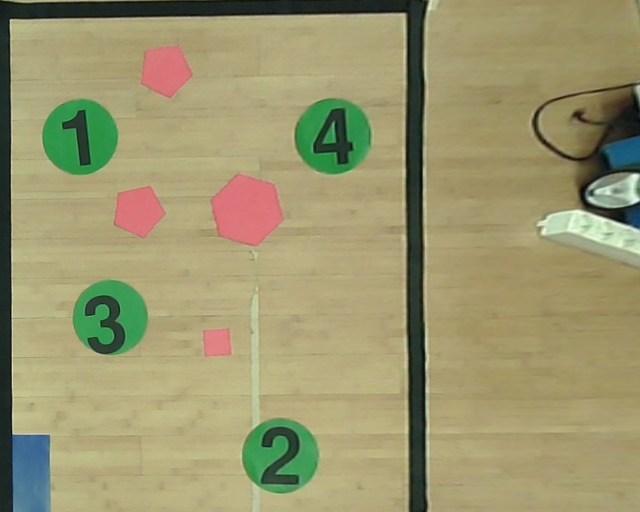
//> input picture 03_inverse_perspective_mapping/img11.jpg, 1280 x 1024 px (shown at 1/2 size)
$ ./part122 03_inverse_perspective_mapping/img11.jpg   (built with g++ and OpenCV 4)
//> lines starting //> are read from the running program, lines starting //| are printed output that depends on the picture; after the words box and inside, x2 and y2 are one past the last pixel; in counts of white or black regions, pixels touching at a corner belong together
// ipm.cpp:
// Find the perspective mapping transformation from the ground floor to the
// camera, and store all the parameters to a file

#include <opencv2/core.hpp>
#include <opencv2/videoio.hpp>
#include <opencv2/highgui.hpp>
#include <opencv2/opencv.hpp>
#include <iostream>
#include <vector>
#include <atomic>
#include <unistd.h>

#include <tesseract/baseapi.h>
#include <leptonica/allheaders.h>
#include <tesseract/baseapi.h>
#include <leptonica/allheaders.h>

using namespace cv;
using namespace std;

const double MIN_AREA_SIZE = 100;
static const int W_0      = 300;
static const int H_0      = 0;
static const int OFFSET_W = 10;
static const int OFFSET_H = 100;

void loadCoefficients(const std::string& filename,
                      cv::Mat& camera_matrix,
                      cv::Mat& dist_coeffs)
{
  cv::FileStorage fs( filename, cv::FileStorage::READ );
  if (!fs.isOpened())
  {
    throw std::runtime_error("Could not open file " + filename);
  }
  fs["camera_matrix"] >> camera_matrix;
  fs["distortion_coefficients"] >> dist_coeffs;
  fs.release();
}

Mat findTransform(const cv::Mat& calib_image,
                  const cv::Mat& camera_matrix,
                  const cv::Mat& rectangular_points,
                  const cv::Mat& dist_coeffs,
                  double& pixel_scale)
{
  cv::Mat corner_pixels = rectangular_points.clone(); //pickNPoints(4, calib_image);
  cv::Mat dst_pixels(2,2,CV_32F);

  dst_pixels.at<float>(0, 0) = 0;
  dst_pixels.at<float>(0, 1) = 0;

  dst_pixels.at<float>(1, 0) = calib_image.cols;
  dst_pixels.at<float>(1, 1) = calib_image.rows;


  //scale transform point accordingly
  float origin_x = dst_pixels.at<float>(0, 0),
        origin_y = dst_pixels.at<float>(0, 1);

  float delta_x = dst_pixels.at<float>(1, 0)-dst_pixels.at<float>(0, 0);
  float delta_y = dst_pixels.at<float>(1, 1)-dst_pixels.at<float>(0, 1);

  float delta_x_mm = 1000;
  float delta_y_mm = 1500;

  float scale_x = delta_x/delta_x_mm;
  float scale_y = delta_y/delta_y_mm;
  float scale = std::min(scale_x, scale_y);

  pixel_scale = 1./scale;
  delta_x = scale*delta_x_mm;
  delta_y = scale*delta_y_mm;

  cv::Mat transf_pixels = (cv::Mat_<float>(4,2) << origin_x, origin_y,
                                                   origin_x+delta_x, origin_y,
                                                   origin_x+delta_x, origin_y+delta_y,
                                                   origin_x, origin_y+delta_y);

  cv::Mat transf = cv::getPerspectiveTransform(corner_pixels, transf_pixels);
  cv::Mat unwarped_frame, concat;
  warpPerspective(calib_image, unwarped_frame, transf, calib_image.size());
  // [4 lines of commented-out code are left out]
  waitKey(0);
  return transf;
}

Mat find_unwarped_img(const cv::Mat& calib_image,
                  const cv::Mat& camera_matrix,
                  const cv::Mat& rectangular_points,
                  const cv::Mat& dist_coeffs,
                  double& pixel_scale)
{
  cv::Mat corner_pixels = rectangular_points.clone(); //pickNPoints(4, calib_image);
  cv::Mat dst_pixels(2,2,CV_32F);

  dst_pixels.at<float>(0, 0) = 0;
  dst_pixels.at<float>(0, 1) = 0;

  dst_pixels.at<float>(1, 0) = calib_image.cols;
  dst_pixels.at<float>(1, 1) = calib_image.rows;


  //scale transform point accordingly
  float origin_x = dst_pixels.at<float>(0, 0),
        origin_y = dst_pixels.at<float>(0, 1);

  float delta_x = dst_pixels.at<float>(1, 0)-dst_pixels.at<float>(0, 0);
  float delta_y = dst_pixels.at<float>(1, 1)-dst_pixels.at<float>(0, 1);

  float delta_x_mm = 1000;
  float delta_y_mm = 1500;

  float scale_x = delta_x/delta_x_mm;
  float scale_y = delta_y/delta_y_mm;//
  float scale = std::min(scale_x, scale_y);

  pixel_scale = 1./scale;
  delta_x = scale*delta_x_mm;
  delta_y = scale*delta_y_mm;

  cv::Mat transf_pixels = (cv::Mat_<float>(4,2) << origin_x, origin_y,
                                                   origin_x+delta_x, origin_y,
                                                   origin_x+delta_x, origin_y+delta_y,
                                                   origin_x, origin_y+delta_y);

  cv::Mat transf = cv::getPerspectiveTransform(corner_pixels, transf_pixels);
  cv::Mat unwarped_frame, concat;
  warpPerspective(calib_image, unwarped_frame, transf, calib_image.size());
  //cv::hconcat(calib_image, unwarped_frame, concat);
  namedWindow( "Unwarping", WINDOW_NORMAL ); // Create a window for display.

  imshow("Unwarping", unwarped_frame);
  waitKey(0);
  //imwrite("img1.jpg",unwarped_frame);
  return unwarped_frame;

  //return transf;
}

// Store all the parameters to a file, for a later use, using the FileStorage
// class methods
void storeAllParameters(const std::string& filename,
                        const cv::Mat& camera_matrix,
                        const cv::Mat& dist_coeffs,
                        double pixel_scale,
                        const Mat& persp_transf)
{
  cv::FileStorage fs( filename, cv::FileStorage::WRITE );
  fs << "camera_matrix" << camera_matrix
     << "dist_coeffs" << dist_coeffs
     << "pixel_scale" << pixel_scale
     << "persp_transf" << persp_transf;
  fs.release();
}


void processImage(cv::Mat& img, cv::Mat& rectangular_points)
{
  // Load image from file

  if(img.empty()) {
    throw std::runtime_error("Failed to open the file ");
  }

  // Display original image
  cv::imshow("Original", img);
  cv::moveWindow("Original", W_0, H_0);

  // Convert color space from BGR to HSV
  cv::Mat hsv_img;
  cv::cvtColor(img, hsv_img, cv::COLOR_BGR2HSV);

  // Display HSV image
  //cv::imshow("HSV", hsv_img);
  //cv::moveWindow("HSV", W_0+img.cols+OFFSET_W, H_0);

  // Find black regions (filter on saturation and value)
  cv::Mat black_mask;
  cv::inRange(hsv_img, cv::Scalar(0, 0, 0), cv::Scalar(180, 255, 100), black_mask);
  cv::imshow("BLACK_filter", black_mask);
  cv::moveWindow("BLACK_filter", W_0+2*(img.cols+OFFSET_W), H_0+img.rows+OFFSET_H);

  // Wait keypress
  cv::waitKey(0);

  // Find contours
  std::vector<std::vector<cv::Point>> contours, contours_approx;
  std::vector<cv::Point> approx_curve;
  cv::Mat contours_img;

  // Process black mask
  cv::findContours(black_mask, contours, cv::RETR_EXTERNAL, cv::CHAIN_APPROX_SIMPLE); // find external contours of each blob
  contours_img = img.clone();
  drawContours(contours_img, contours, -1, cv::Scalar(40,190,40), 1, cv::LINE_AA);
  std::cout << "N. contours: " << contours.size() << std::endl;
  for (int i=0; i<contours.size(); ++i)
  {
    if (contours[i].size() > 200){
    std::cout << (i+1) << ") Contour size: " << contours[i].size() << std::endl;
    approxPolyDP(contours[i], approx_curve, 20, true); // fit a closed polygon (with less vertices) to the given contour,
                                                      // with an approximation accuracy (i.e. maximum distance between
                                                     // the original and the approximated curve) of 3
    if(approx_curve.size()==4){
    contours_approx = {approx_curve};
    drawContours(contours_img, contours_approx, -1, cv::Scalar(0,170,220), 5, cv::LINE_AA);
    std::cout << "   Approximated contour size: " << approx_curve.size() << std::endl;

    rectangular_points.at<float>(0,0) = approx_curve[0].x;
    rectangular_points.at<float>(0,1) = approx_curve[0].y;

    rectangular_points.at<float>(1,0) = approx_curve[3].x;
    rectangular_points.at<float>(1,1) = approx_curve[3].y;

    rectangular_points.at<float>(2,0) = approx_curve[2].x;
    rectangular_points.at<float>(2,1) = approx_curve[2].y;

    rectangular_points.at<float>(3,0) = approx_curve[1].x;
    rectangular_points.at<float>(3,1) = approx_curve[1].y;
    }
    }
  }
  std::cout << std::endl;
  cv::imshow("Original", contours_img);
  cv::waitKey(0);
}

void rotate_row(cv::Mat& rectangular_points){
    cv::Mat temp(1,2,CV_32F);
    rectangular_points.row(0).copyTo(temp.row(0));
    rectangular_points.row(1).copyTo(rectangular_points.row(0));
    rectangular_points.row(2).copyTo(rectangular_points.row(1));
    rectangular_points.row(3).copyTo(rectangular_points.row(2));
    temp.row(0).copyTo(rectangular_points.row(3));
}


std::vector<cv::Point> blue_rect_calc(cv::Mat& img)
{
  // [6 lines of commented-out code are left out]
  cv::Mat hsv_img;
  cv::cvtColor(img, hsv_img, cv::COLOR_BGR2HSV);
  std::vector<cv::Point> approx_curve;
  // Find blue regions
  cv::Mat blue_mask;
  cv::inRange(hsv_img, cv::Scalar(100, 50, 55), cv::Scalar(115, 255, 255), blue_mask);

  // Find contours
  std::vector<std::vector<cv::Point>> contours, contours_approx;
  cv::Mat contours_img;

  // Process blue mask
  contours_img = img.clone();
  cv::findContours(blue_mask, contours, cv::RETR_EXTERNAL, cv::CHAIN_APPROX_SIMPLE);
  drawContours(contours_img, contours, -1, cv::Scalar(40,190,40), 1, cv::LINE_AA);
  std::cout << "N. contours: " << contours.size() << std::endl;
  for (int i=0; i<contours.size(); ++i)
  {
    if(contours[i].size()>4){

    approxPolyDP(contours[i], approx_curve, 40, true);
    contours_approx = {approx_curve};

    drawContours(contours_img, contours_approx, -1, cv::Scalar(255,255,0), 3, cv::LINE_AA);

      if (approx_curve.size()==4){
          return approx_curve;
        }

    }
  }
  return approx_curve;
  std::cout << std::endl;
}

// [11 lines left out: function isitinside, not called in this run]

bool checkbluebox(cv::Mat& filename){
  //std::vector<cv::Point> approx_curve;
  std::vector<cv::Point> approx_curve_insidebox;
  approx_curve_insidebox = blue_rect_calc(filename);

  if(approx_curve_insidebox.size()!=0)
    return isitinside(approx_curve_insidebox,filename);
  else
    return false;
}

void processNumbers(cv::Mat img)
{

  // Convert color space from BGR to HSV
  cv::Mat hsv_img;
  cv::cvtColor(img, hsv_img, cv::COLOR_BGR2HSV);

  // Find green regions
  cv::Mat green_mask;
  cv::inRange(hsv_img, cv::Scalar(40, 60, 119), cv::Scalar(88, 249, 255), green_mask);

  // Apply some filtering
  cv::Mat kernel = cv::getStructuringElement(cv::MORPH_RECT, cv::Size((1*2) + 1, (1*2)+1));
  cv::dilate(green_mask, green_mask, kernel);
  cv::erode(green_mask, green_mask, kernel);

  // Display image
  cv::imshow("GREEN_filter", green_mask);

  // Find contours
  std::vector<std::vector<cv::Point>> contours, contours_approx;
  std::vector<cv::Point> approx_curve;
  cv::Mat contours_img;

  contours_img = img.clone();
  cv::findContours(green_mask, contours, cv::RETR_EXTERNAL, cv::CHAIN_APPROX_SIMPLE);

  std::vector<cv::Rect> boundRect(contours.size());
  for (int i=0; i<contours.size(); ++i)
  {
    double area = cv::contourArea(contours[i]);
    if (area < MIN_AREA_SIZE) continue; // filter too small contours to remove false positives
    approxPolyDP(contours[i], approx_curve, 2, true);
    contours_approx = {approx_curve};
    drawContours(contours_img, contours_approx, -1, cv::Scalar(0,170,220), 3, cv::LINE_AA);
    boundRect[i] = boundingRect(cv::Mat(approx_curve)); // find bounding box for each green blob
  }
  cv::imshow("Original", contours_img);
  cv::waitKey(0);


  cv::Mat green_mask_inv, filtered(img.rows, img.cols, CV_8UC3, cv::Scalar(255,255,255));
  cv::bitwise_not(green_mask, green_mask_inv); // generate binary mask with inverted pixels w.r.t. green mask -> black numbers are part of this mask

  cv::imshow("Numbers", green_mask_inv);
  cv::waitKey(0);

  // Create Tesseract object
  tesseract::TessBaseAPI *ocr = new tesseract::TessBaseAPI();
  // Initialize tesseract to use English (eng)
  ocr->Init(NULL, "eng");
  // Set Page segmentation mode to PSM_SINGLE_CHAR (10)
  ocr->SetPageSegMode(tesseract::PSM_SINGLE_CHAR);
  // Only digits are valid output characters
  ocr->SetVariable("tessedit_char_whitelist", "0123456789");

  img.copyTo(filtered, green_mask_inv);   // create copy of image without green shapes

  kernel = cv::getStructuringElement(cv::MORPH_RECT, cv::Size((2*2) + 1, (2*2)+1));

  // For each green blob in the original image containing a digit
  for (int i=0; i<boundRect.size(); ++i)
  {
    cv::Mat processROI(filtered, boundRect[i]); // extract the ROI containing the digit

    if (processROI.empty()) continue;

    cv::resize(processROI, processROI, cv::Size(200, 200)); // resize the ROI
    cv::threshold( processROI, processROI, 80, 255, 0 ); // threshold and binarize the image, to suppress some noise

    // Apply some additional smoothing and filtering
    cv::erode(processROI, processROI, kernel);
    cv::GaussianBlur(processROI, processROI, cv::Size(5, 5), 2, 2);
    cv::erode(processROI, processROI, kernel);

    // Show the actual image passed to the ocr engine
    cv::imshow("ROI", processROI);

     // Set image data
    ocr->SetImage(processROI.data, processROI.cols, processROI.rows, 3, processROI.step);

    // Run Tesseract OCR on image and print recognized digit
    std::cout << "Recognized digit: " << std::string(ocr->GetUTF8Text()) << std::endl;

    cv::waitKey(0);
  }

  ocr->End(); // destroy the ocr object (release resources)

}
cv::Mat processRGB(cv::Mat img)
{

  // Convert color space from BGR to HSV
  cv::Mat hsv_img;
  cv::cvtColor(img, hsv_img, cv::COLOR_BGR2HSV);

  // Find red regions: h values around 0 (positive and negative angle: [0,15] U [160,179])
  cv::Mat red_mask_low, red_mask_high, red_mask;
  cv::inRange(hsv_img, cv::Scalar(10, 0, 38), cv::Scalar(19, 250, 229), red_mask_low);
  cv::inRange(hsv_img, cv::Scalar(160, 10, 10), cv::Scalar(179, 255, 255), red_mask_high);
  cv::addWeighted(red_mask_low, 1.0, red_mask_high, 1.0, 0.0, red_mask); // combine together the two binary masks

  // Find blue regions
  cv::Mat blue_mask;
  cv::inRange(hsv_img, cv::Scalar(90, 50, 55), cv::Scalar(115, 255, 255), blue_mask);

  // Find green regions
  cv::Mat green_mask;
  //cv::inRange(hsv_img, cv::Scalar(40, 60, 119), cv::Scalar(88, 249, 255), green_mask);
  cv::inRange(hsv_img, cv::Scalar(32, 65, 45), cv::Scalar(57,215 , 200), green_mask);
  //cv::inRange(hsv_img, cv::Scalar(40, 45, 42), cv::Scalar(57,160 , 200), green_mask);


  // Find black regions (filter on saturation and value)
  cv::Mat black_mask;
  cv::inRange(hsv_img, cv::Scalar(100, 50, 55), cv::Scalar(115, 255, 255), black_mask);


  // Wait keypress
  cv::waitKey(0);

  // Find contours
  std::vector<std::vector<cv::Point>> contours, contours_approx;
  std::vector<cv::Point> approx_curve;
  cv::Mat contours_img;

  // Process red mask
  contours_img = img.clone();
  cv::findContours(red_mask, contours, cv::RETR_EXTERNAL, cv::CHAIN_APPROX_SIMPLE);

  std::cout << "N. contours: " << contours.size() << std::endl;
  for (int i=0; i<contours.size(); ++i)
  {
    if (contours[i].size() > 50) {
    std::cout << (i+1) << ") Contour size: " << contours[i].size() << std::endl;
    approxPolyDP(contours[i], approx_curve, 10, true);
    contours_approx = {approx_curve};
    drawContours(contours_img, contours_approx, -1, cv::Scalar(0,170,220), 3, cv::LINE_AA);
    std::cout << "   Approximated contour size: " << approx_curve.size() << std::endl;
    }
  }
  std::cout << std::endl;

  // Process blue mask
  cv::findContours(blue_mask, contours, cv::RETR_EXTERNAL, cv::CHAIN_APPROX_SIMPLE);

  std::cout << "N. contours: " << contours.size() << std::endl;
  for (int i=0; i<contours.size(); ++i)
  {
    if(contours[i].size()>4){
    std::cout << (i+1) << ") Contour size: " << contours[i].size() << std::endl;
    approxPolyDP(contours[i], approx_curve, 10, true);
    contours_approx = {approx_curve};
    drawContours(contours_img, contours_approx, -1, cv::Scalar(255,0,0), 3, cv::LINE_AA);
    std::cout << "   Approximated contour size: " << approx_curve.size() << std::endl;
    }
  }
  std::cout << std::endl;

  // Process green mask
  cv::findContours(green_mask, contours, cv::RETR_EXTERNAL, cv::CHAIN_APPROX_SIMPLE);

  std::cout << "N. contours: " << contours.size() << std::endl;
  for (int i=0; i<contours.size(); ++i)
  {
    if (contours[i].size() > 30)
  {
    std::cout << (i+1) << ") Contour size: " << contours[i].size() << std::endl;
    approxPolyDP(contours[i], approx_curve, 3, true);
    contours_approx = {approx_curve};
    drawContours(contours_img, contours_approx, -1, cv::Scalar(250,170,220), 3, cv::LINE_AA);
    std::cout << "   Approximated contour size: " << approx_curve.size() << std::endl;
    }
  }
  std::cout << std::endl;
  cv::imshow("Original", contours_img);

  cv::waitKey(0);
  return contours_img;

}
cv::Mat cropImage(cv::Mat& img){
  Rect rectangle = Rect(0,0,684,1024);
  Mat crop_img = img(rectangle);
  return crop_img;
}
int main(int argc, char* argv[])
{
  cv::Mat rectangular_points(4,2,CV_32F);
  cv::Mat camera_matrix, dist_coeffs;
  cv::Mat frame, frameUndist,persp_transf,unwarped_img;
  double pixel_scale;

  frame = cv::imread(argv[1], 1);//reading file
//> frame is the input picture: 1024 rows x 1280 cols, CV_8UC3; mean B, G, R 110, 150.2, 155.2

  loadCoefficients("../config/intrinsic_calibration.xml", camera_matrix, dist_coeffs);//loading camera co-efficients

  undistort(frame, frameUndist, camera_matrix, dist_coeffs, cv::getOptimalNewCameraMatrix(camera_matrix, dist_coeffs, frame.size(),0));//undistorting the image
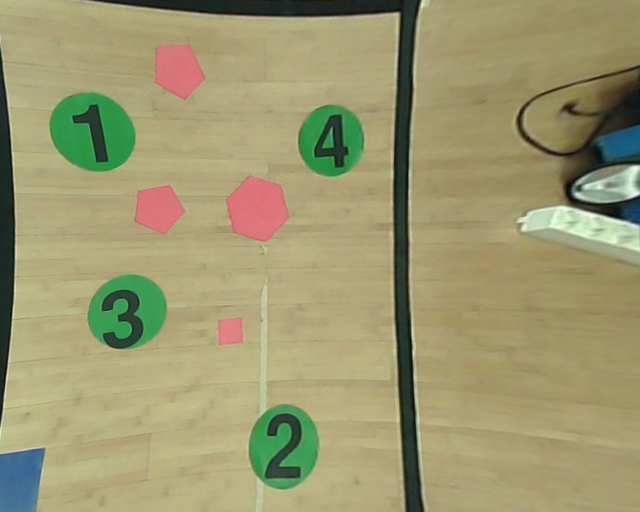
//> frameUndist: 1024 rows x 1280 cols, CV_8UC3 (shown at 1/2 size); mean B, G, R 111, 151.9, 156.6

  processImage(frameUndist,rectangular_points);//finding the black boundary points from the image
//> in processImage, `cv::inRange(hsv_img, cv::Scalar(0, 0, 0), cv::Scalar(180, 255, 100), b..`:
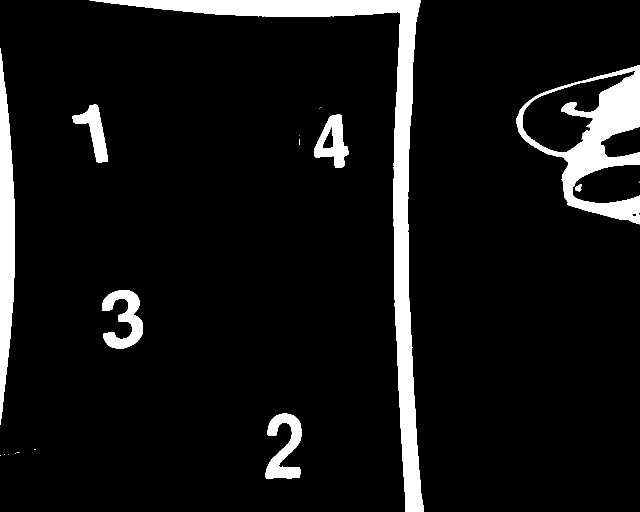
//> black_mask: 1024 rows x 1280 cols, CV_8UC1 (shown at 1/2 size); 7.9% white; 19 white regions (10 under 20 px)
//> in processImage, `cv::findContours(black_mask, contours, cv::RETR_EXTERNAL, cv::CHAIN_AP..`: contours = 19 contours, 11 with area under 20; largest, box (x1, y1, x2, y2) and area: (179, 0, 848, 1024) 45500, (1033, 130, 1280, 449) 39827, (0, 96, 30, 850) 13952, (530, 827, 603, 957) 4614, (204, 580, 286, 697) 4604, (629, 229, 697, 336) 4121, (145, 209, 216, 325) 3149, (1150, 369, 1164, 383) 108
//> in processImage, `drawContours(contours_img, contours, -1, cv::Scalar(40,190,40), 1, cv:..`:
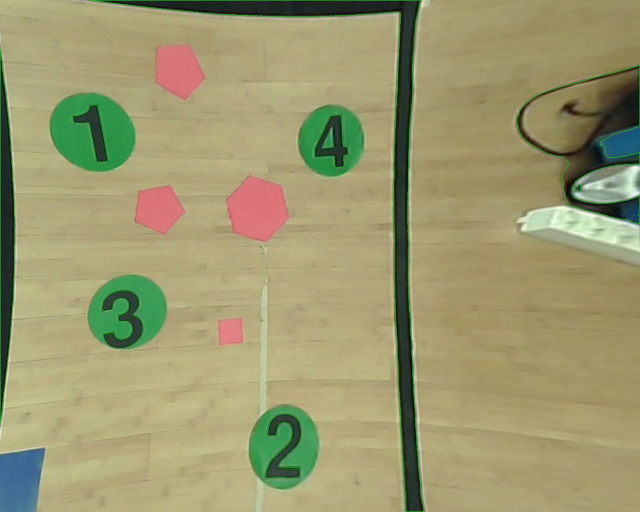
//> contours_img: 1024 rows x 1280 cols, CV_8UC3 (shown at 1/2 size); 1.64% of pixels changed, all inside (x1, y1, x2, y2) = (0, 0, 1280, 1024)
//| N. contours: 19
//> the loop in processImage, `for (int i=0; i<contours.size(); ++i)` made 19 passes
//| 8) Contour size: 220
//| 17) Contour size: 564
//| 19) Contour size: 375
//> after the loop in processImage, `for (int i=0; i<contours.size(); ++i)`: approx_curve = 7 Points (x, y): [179, 0], [800, 26], [790, 644], [811, 1023], [847, 1023], [815, 463], [841, 0]; contours_approx = 0 contours

  for(int i =0;i<4;i++){
    cout<< "interation"<<i<<endl;
    unwarped_img = find_unwarped_img(frameUndist, camera_matrix,rectangular_points, dist_coeffs, pixel_scale);//unwrapping the image using
    if(checkbluebox(unwarped_img)){cout<<"value of the check is true"<<endl;break;}//to check if the black box is on left
    rotate_row(rectangular_points);
  }
//> this loop made 4 passes
//| N. contours: 0
//| N. contours: 0
//| N. contours: 0
//| N. contours: 0
//> pass 1, in find_unwarped_img, `warpPerspective(calib_image, unwarped_frame, transf, calib_image.size(..`:
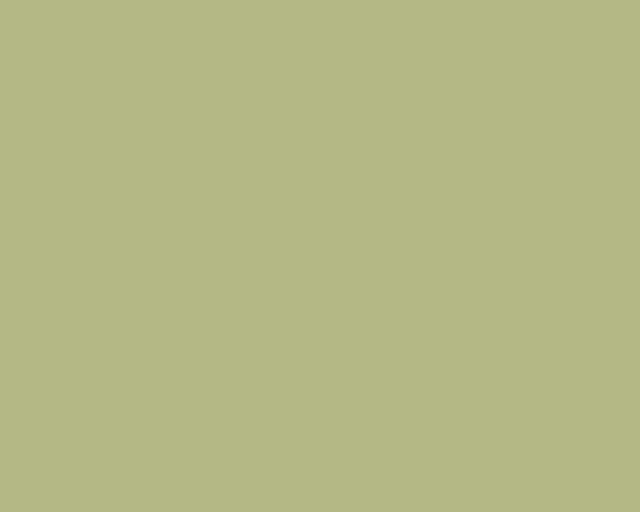
//> unwarped_frame: 1024 rows x 1280 cols, CV_8UC3 (shown at 1/2 size); mean B, G, R 133, 184, 180
//> after the loop, pixel_scale = 1.46
  persp_transf = findTransform(frameUndist, camera_matrix,rectangular_points, dist_coeffs, pixel_scale);
//> persp_transf = [[9.27e-18, 2.94e-18, -2.86e-49], [-0.707, 2.05e-17, 1.7e-35], [0.707, 2.53e-17, -1.16e-34]]
  std::cout << "Pixel Scale: " << pixel_scale << "mm" << std::endl;
//| Pixel Scale: 1.46484mm
  cv::Mat cropimage = cropImage(unwarped_img);
//> in cropImage, `Mat crop_img = img(rectangle);`:
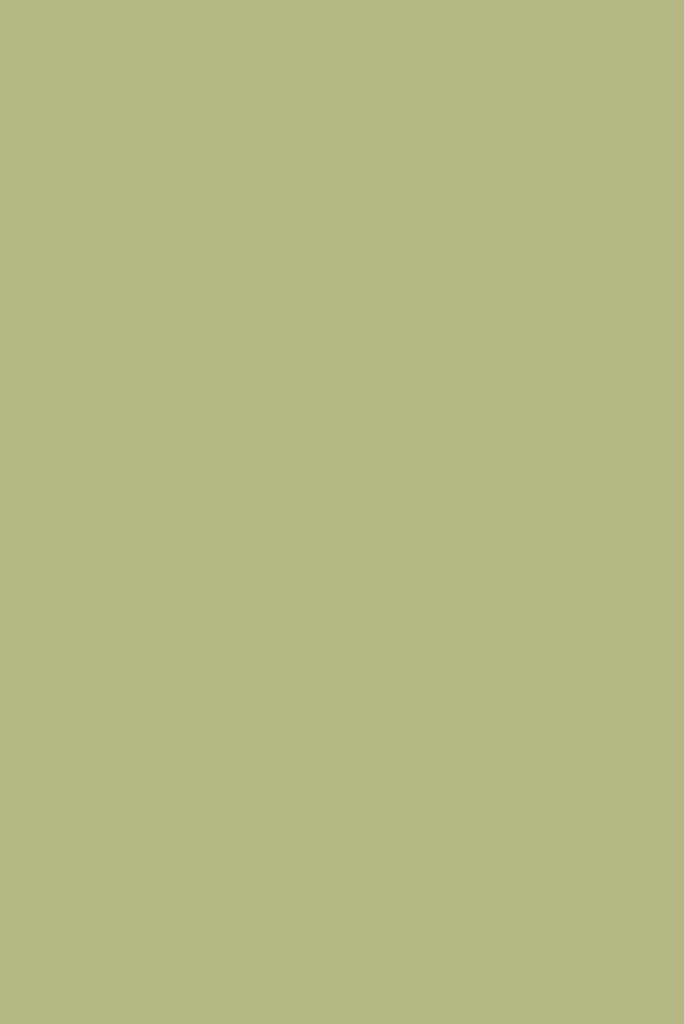
//> crop_img: 1024 rows x 684 cols, CV_8UC3; mean B, G, R 133, 184, 180
  storeAllParameters("../config/fullCalibration.yml", camera_matrix, dist_coeffs, pixel_scale, persp_transf);
  imwrite("abc.jpg", cropimage);
  processNumbers(processRGB(cropimage));
//> in processRGB, `cv::findContours(red_mask, contours, cv::RETR_EXTERNAL, cv::CHAIN_APPR..`: contours = 0 contours
//| N. contours: 0
//| N. contours: 0
//> in processRGB, `cv::findContours(green_mask, contours, cv::RETR_EXTERNAL, cv::CHAIN_AP..`: contours = 1 contour; box (x1, y1, x2, y2) and area: (0, 0, 684, 1024) 698709
//| N. contours: 1
//> the loop in processRGB, `for (int i=0; i<contours.size(); ++i)` made 1 pass
//> in processNumbers, `cv::findContours(green_mask, contours, cv::RETR_EXTERNAL, cv::CHAIN_AP..`: contours = 0 contours
//> (the run ends here: the program needs code that is not available in this run, at `tesseract::TessBaseAPI *ocr = new tesseract::TessBaseAPI();`)
